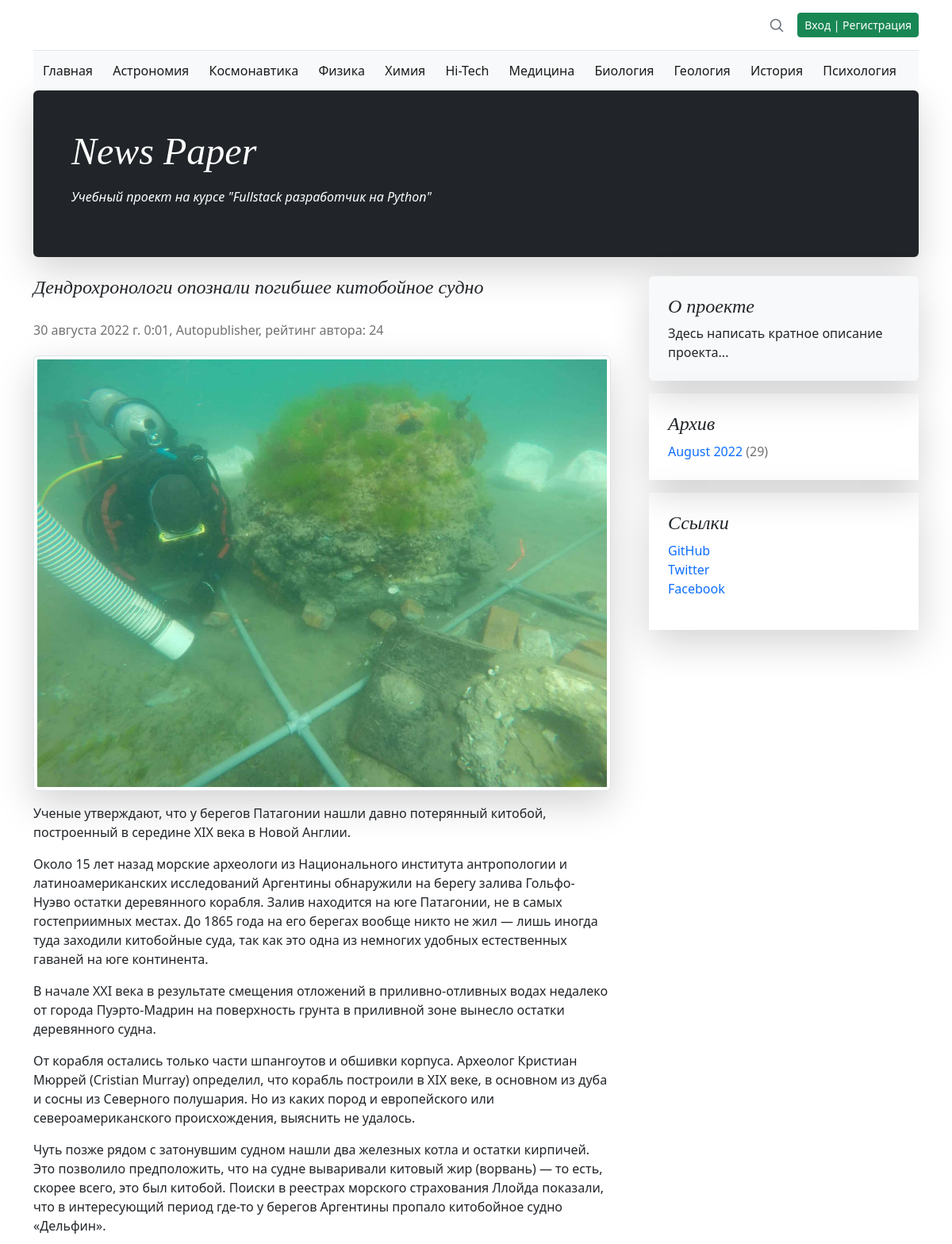
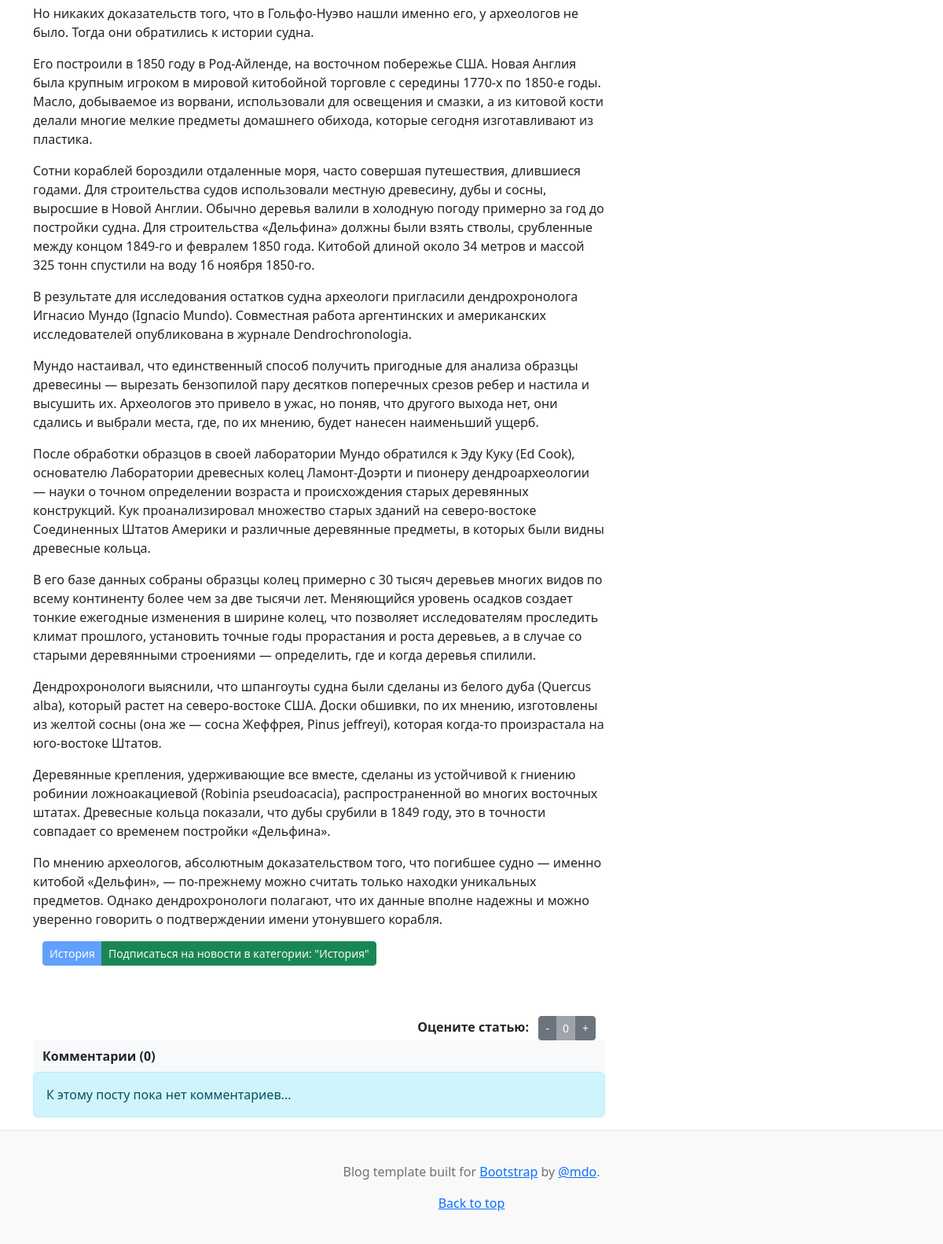
The page /129/ on the database its author committed (2 pictures, top to bottom).
### news/models.py (models this page shows, shortened)
class Category(models.Model):
    name = models.CharField(
        max_length=64,
        unique=True,
        verbose_name='Имя категории',
    )
    subscribers = models.ManyToManyField(
        User,
        through='CatSubscribers',
        blank=True,
        verbose_name='Подписчик',
    )
    class Meta:
        verbose_name = 'Категория'
        verbose_name_plural = 'Категории'

class Post(models.Model):
    author_post = models.ForeignKey(
        Author,
        on_delete=models.CASCADE,
        verbose_name='Автор',
    )
    ARTICLE = 'ART'
    NEWS = 'NWS'
    CHOICE_CAT = [
        (ARTICLE, 'Статья'),
        (NEWS, 'Новость'),
    ]
    type_cat = models.CharField(
        max_length=3,
        choices=CHOICE_CAT,
        default=ARTICLE,
        verbose_name='Тип контента',
    )
    date_pub = models.DateTimeField(
        auto_now_add=True,
        verbose_name='Дата публикации',
    )
    post_cat = models.ManyToManyField(
        Category,
        through='PostCategory',
        verbose_name='Категория',
    )
    name = models.CharField(
        max_length=128,
        verbose_name='Название',
    )
    content = models.TextField(
        verbose_name='Контент',
    )
    content_rate = models.SmallIntegerField(
        default=0,
        verbose_name='Рейтинг',
    )
    content_image = models.ImageField(
        upload_to='images',
        verbose_name='Изображение',
        default='no_image.jpg',
    )
    class Meta:
        verbose_name = 'Пост'
        verbose_name_plural = 'Посты'

class Author(models.Model):
    author_user = models.OneToOneField(
        User,
        on_delete=models.CASCADE,
        verbose_name='Имя',
    )
    author_rate = models.SmallIntegerField(
        default=0,
        verbose_name='Рейтинг',
    )
    def __str__(self):
        return self.author_user.username
    class Meta:
        verbose_name = 'Автор'
        verbose_name_plural = 'Авторы'

class PostCategory(models.Model):
    post = models.ForeignKey(
        Post,
        on_delete=models.CASCADE,
        verbose_name='Пост',
    )
    cat = models.ForeignKey(
        Category,
        on_delete=models.CASCADE,
        verbose_name='Категория',
    )
    class Meta:
        verbose_name = 'Категория'
        verbose_name_plural = 'Категории'

### news/views.py (the view)
# urls.py: path('<int:pk>/', PostDetails.as_view(), name='detail'),
class PostDetails(DetailView):
    queryset = Post.objects.all().select_related()
    template_name = 'detail.html'
    context_object_name = 'content'
    def get_object(self, *args, **kwargs):
        obj = cache.get(f'post-{self.kwargs["pk"]}', None)
        if not obj:
            obj = super().get_object(queryset=self.queryset)
            cache.get(f'post-{self.kwargs["pk"]}', obj)
        return obj
    def get_context_data(self, **kwargs):
        context = super().get_context_data(**kwargs)
        context['category'] = cache_categories()
        context['archives'] = get_archive_list()
        context['comments'] = Comment.objects.select_related().filter(
            post_id=self.kwargs['pk']
        )
        context['post_category'] = PostCategory.objects.filter(
            post_id=self.object.pk
        ).select_related()
        context['is_subscribed'] = Category.objects.filter(
            subscribers=self.request.user.id
        ).values_list('name', flat=True)
        return context

### news/templatetags/news_filters.py (called while the page is built)
@register.filter()
def censor(in_text):
    censured_text = in_text
    with open('static/json/bad_words.json', 'r') as censor_file:
        bad_text = json.load(censor_file)
    for word in censured_text.split():
        if word.lower() in bad_text:
            censured_text = censured_text.replace(
                word,
                f'{word[0]}{"*" * (len(word) - 1)}'
            )
    return censured_text

@register.filter()
def name_month(val):
    val_obj = timezone.datetime.strptime(str(val), "%m")
    val_name = val_obj.strftime("%B")
    return val_name

### news/views.py (called while the page is built)
def cache_categories(time_cache=900):
    return cache.get_or_set(
        'category',
        Category.objects.all(),
        time_cache
    )

def get_archive_list(time_cache=900):
    return cache.get_or_set(
        'archive',
        Post.objects.annotate(
            year=ExtractYear('date_pub'),
            month=ExtractMonth('date_pub')
        ).values('year', 'month').annotate(total=Count('id')),
        time_cache
    )

### templates/detail.html (shortened to what this page needs)
{% extends 'default.html' %}
{% load i18n %}
{% load news_filters %}
{% load news_tags %}
{% block content %}
    <article class="blog-post">
        <h4 class="pb-1 mb-4 fst-italic">
            {{ content.name|censor }}
        </h4>
        <p class="blog-post-meta">
            {{ content.date_pub }}, {{ content.author_post }}, рейтинг автора: {{ content.author_post.author_rate }}
        </p>
        <img class="img-fluid  img-thumbnail shadow-lg" src="{{ content.content_image.url }}" alt="{{ content.name|censor }}">
        <p>{{ content.content|censor|safe }}</p>
        {% for cat in post_category %}
            {% if cat.cat.name not in is_subscribed %}
                <div class="container text-start">
                    <div class="btn-group btn-group-sm" role="group">
                        <button type="button" class="btn btn-primary disabled">{{ cat.cat.name }}</button>
                        <button type="button" class="btn btn-success">
                            <a class="text-decoration-none text-light" href="/subscribe_cat/{{ cat.cat_id }}/">Подписаться на новости в категории: "{{ cat.cat.name }}"</a>
                        </button>
                    </div>
                </div>
            {% endif %}
        {% endfor %}
    </article>
    <div class="container text-end">
        <span class="fw-bolder">Оцените статью: &nbsp;</span>
        <div class="btn-group btn-group-sm" role="group">
            <button type="button" class="btn btn-secondary">
                <a class="text-decoration-none text-light" href="/dislike_post/{{ content.id }}/">-</a>
            </button>
            <button type="button" class="btn btn-secondary disabled">{{ content.content_rate }}</button>
            <button type="button" class="btn btn-secondary">
                <a class="text-decoration-none text-light" href="/like_post/{{ content.id }}/">+</a>
            </button>
        </div>
    </div>
    <nav class="navbar bg-light">
        <div class="container-fluid fw-semibold">
            Комментарии ({{ comments.count }})
        </div>
    </nav>
    {% if not comments %}
        <div class="alert alert-info fw-normal" role="alert">
            К этому посту пока нет комментариев...
        </div>
    {% endif %}
{% endblock content %}

### templates/default.html (shortened to what this page needs)
<!doctype html>
<html lang="ru-ru">
  {% load i18n %}
  {% load static %}
  {% load news_filters %}
  {% load news_tags %}
  <head>
    <link href="{% static 'css/bootstrap.min.css' %}" rel="stylesheet">
    <link href="{% static 'css/blog.rtl.css' %}" rel="stylesheet">
    <link href="{% static 'css/styles.css' %}" rel="stylesheet">
  </head>
  <body>
    <div class="container">
      <header class="blog-header lh-1 py-3">
        <div class="row flex-nowrap justify-content-between align-items-center">
          <div class="col-4 pt-1">
          </div>
          <div class="col-4 d-flex justify-content-end align-items-center">
            <a class="link-secondary" href="{% url 'news:search' %}" aria-label="Search">
              <svg xmlns="http://www.w3.org/2000/svg" width="20" height="20" fill="none" stroke="currentColor" stroke-linecap="round" stroke-linejoin="round" stroke-width="2" class="mx-3" role="img" viewBox="0 0 24 24"><title>Search</title><circle cx="10.5" cy="10.5" r="7.5"/><path d="M21 21l-5.2-5.2"/></svg>
            </a>
              {% if user.id %}
                <a class="btn btn-sm btn-danger" href="/accounts/logout/">Выход</a>
              {% else %}
                <a class="btn btn-sm btn-success" href="/accounts/login/">Вход | Регистрация</a>
              {% endif %}
          </div>
        </div>
      </header>
      <nav class="navbar bg-light">
        <div class="container-fluid">
          <a class="navbar-brand fs-6" href="{% url 'news:index' %}">Главная</a>
          {% for item in category %}
            <a class="navbar-brand fs-6" href="{% url 'news:category' item.id %}">{{ item.name }}</a>
          {% endfor %}
        </div>
      </nav>
    </div>
    <main class="container">
      <div class="p-4 p-md-5 mb-4 rounded text-bg-dark shadow-lg">
        <div class="col-md-6 px-0">
          <h1 class="display-4 fst-italic">News Paper</h1>
            <p class="lead-3 my-3 fst-italic">Учебный проект на курсе "Fullstack разработчик на Python"</p>
        </div>
      </div>
      <div class="row g-5">
        <div class="col-md-8">
            {% block content %}{% endblock content %}
        </div>
        <div class="col-md-4">
          <div class="position-sticky" style="top: 2rem;">
            <div class="p-4 mb-3 bg-light rounded shadow-lg">
              <h4 class="fst-italic">О проекте</h4>
              <p class="mb-0">
                  Здесь написать кратное описание проекта...
              </p>
            </div>
            <div class="p-4 mb-3 container-fluid shadow-lg">
              <h4 class="fst-italic">Архив</h4>
              <ol class="list-unstyled mb-0">
                  {% for item in archives %}
                      <li>
                          <a class="text-decoration-none" href="#">{{ item.month|name_month }} {{ item.year }}</a>
                          <span class="blog-post-meta">({{ item.total }})</span>
                      </li>
                  {% endfor %}
              </ol>
            </div>
            <div class="p-4 mb-3 container-fluid shadow-lg">
              <h4 class="fst-italic">Ссылки</h4>
              <ol class="list-unstyled">
                <li>
                    <a class="text-decoration-none" target="_blank" href="https://github.com/spawlov">GitHub</a>
                </li>
                <li><a class="text-decoration-none" href="#">Twitter</a></li>
                <li><a class="text-decoration-none" href="#">Facebook</a></li>
              </ol>
            </div>
          </div>
        </div>
      </div>
    </main>
    <footer class="blog-footer">
      <p>Blog template built for <a target="_blank" href="https://getbootstrap.com/">Bootstrap</a> by <a href="https://twitter.com/mdo">@mdo</a>.</p>
      <p><a href="#">Back to top</a></p>
    </footer>
  </body>
</html>

### static/css/blog.rtl.css (style rules this page uses)
.blog-header { border-bottom: 1px solid #e5e5e5; }
h1, h2, h3, h4, h5, h6 { font-family: Amiri, Georgia, "Times New Roman", serif; }
.display-4 { font-size: 2.5rem; }
@media (min-width: 768px) { .display-4 { font-size: 3rem; } }
.blog-post { margin-bottom: 4rem; }
.blog-post-meta { margin-bottom: 1.25rem; color: #727272; }
.blog-footer { padding: 2.5rem 0; color: #727272; text-align: center; background-color: #f9f9f9; border-top: .05rem solid #e5e5e5; }
.blog-footer p:last-child { margin-bottom: 0; }

### rows shown on the page
Category: name "Астрономия"
Category: name "Космонавтика"
Category: name "Физика"
Category: name "Химия"
Category: name "Hi-Tech"
Category: name "Медицина"
Category: name "Биология"
Category: name "Геология"
Category: name "История"
Category: name "Психология"
Post: name|censor "Дендрохронологи опознали погибшее китобойное судно", date_pub "30 августа 2022 г. 0:01", author_post "Autopublisher", author_post.author_rate "24", content_image (picture), content|censor "Ученые утверждают, что у берегов Патагонии нашли давно потерянный китобой, построенный в середине XIX века в Новой Англии. Около 15 лет назад морские археологи из Национального института антропологии и латиноамериканских исследований Аргентины обнаружили на берегу залива Гольфо-Нуэво остатки деревянного корабля. Залив находится на юге Патагонии, не в самых гостеприимных местах. До 1865 года на его берегах вообще никто не жил — лишь иногда туда заходили китобойные суда, так как это одна из немногих удобных естественных гаваней на юге континента. В начале XXI века в результате смещения отложений в приливно-отливных водах недалеко от города Пуэрто-Мадрин на поверхность грунта в приливной зоне…", content_rate "0"
PostCategory: cat.name "История"

### other values the page prints
{{ comments.count }} "0"
{{ item.month|name_month }} "August"
{{ item.year }} "2022"
{{ item.total }} "29"
